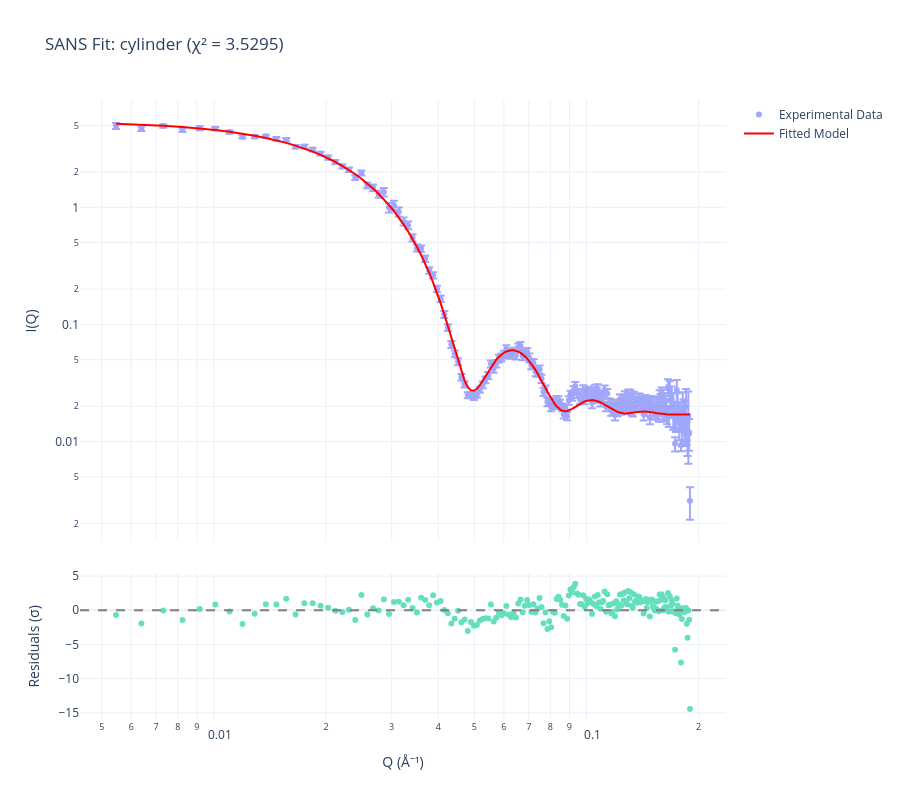

This figure's notebook cell:
### Code cell
result = fitteri.fit_bayesian(samples=10000, burn=100)
fitteri.plot_results(show_residuals=True, log_scale=True)

### Figure 1 — Plotly figure (JSON) as saved in the notebook; plotly's stock layout.template omitted (floating-point values rounded to 4 significant figures; data arrays with more than 128 entries replaced by an {"elided": "..."} marker saying what was removed)
{"data": [{"error_y": {"array": {"elided": "200 float values"}, "type": "data", "visible": true}, "marker": {"size": 6}, "mode": "markers", "name": "Experimental Data", "opacity": 0.6, "type": "scatter", "x": {"elided": "200 float values"}, "xaxis": "x", "y": {"elided": "200 float values"}, "yaxis": "y"}, {"line": {"color": "red", "width": 2}, "mode": "lines", "name": "Fitted Model", "type": "scatter", "x": {"elided": "200 float values"}, "xaxis": "x", "y": {"elided": "200 float values"}, "yaxis": "y"}, {"marker": {"size": 6}, "mode": "markers", "name": "Residuals", "opacity": 0.6, "showlegend": false, "type": "scatter", "x": {"elided": "200 float values"}, "xaxis": "x2", "y": {"elided": "200 float values"}, "yaxis": "y2"}], "layout": {"height": 800, "shapes": [{"line": {"color": "gray", "dash": "dash"}, "type": "line", "x0": 0, "x1": 1, "xref": "x2 domain", "y0": 0, "y1": 0, "yref": "y2"}], "title": {"text": "SANS Fit: cylinder (χ² = 3.5295)"}, "width": 900, "xaxis": {"anchor": "y", "domain": [0, 1], "matches": "x2", "showticklabels": false, "type": "log"}, "xaxis2": {"anchor": "y2", "domain": [0, 1], "title": {"text": "Q (Å⁻¹)"}, "type": "log"}, "yaxis": {"anchor": "x", "domain": [0.2875, 1.0], "title": {"text": "I(Q)"}, "type": "log"}, "yaxis2": {"anchor": "x2", "domain": [0, 0.2375], "title": {"text": "Residuals (σ)"}}}}
